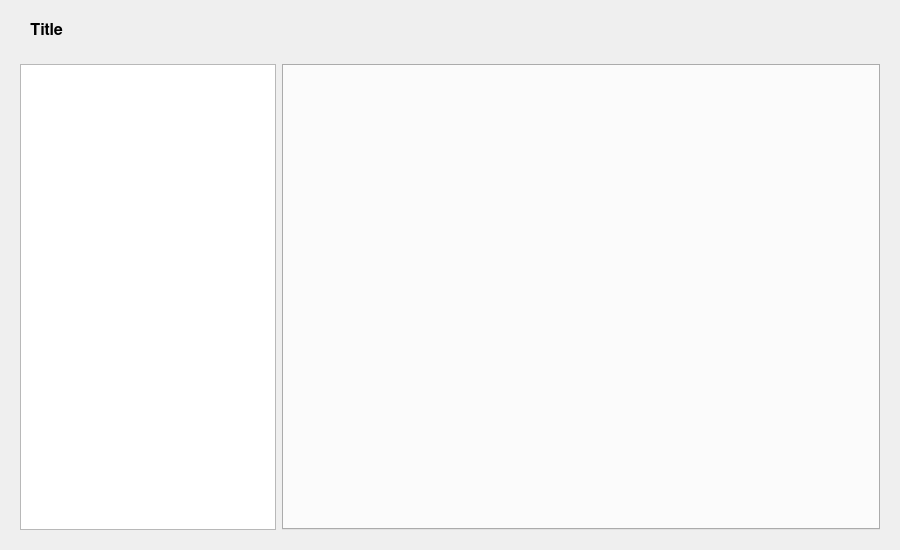
<?xml version="1.0" encoding="UTF-8"?>
<ui version="4.0">
 <class>SettingsWindow</class>
 <widget class="QWidget" name="SettingsWindow">
  <property name="geometry">
   <rect>
    <x>0</x>
    <y>0</y>
    <width>900</width>
    <height>550</height>
   </rect>
  </property>
  <property name="windowTitle">
   <string>Form</string>
  </property>
  <layout class="QVBoxLayout" name="verticalLayout">
   <item>
    <widget class="QWidget" name="titleWidget" native="true">
     <layout class="QHBoxLayout" name="horizontalLayout_2">
      <item>
       <spacer name="titleSpacer">
        <property name="orientation">
         <enum>Qt::Horizontal</enum>
        </property>
        <property name="sizeType">
         <enum>QSizePolicy::Fixed</enum>
        </property>
        <property name="sizeHint" stdset="0">
         <size>
          <width>10</width>
          <height>20</height>
         </size>
        </property>
       </spacer>
      </item>
      <item>
       <widget class="QLabel" name="titleLabel">
        <property name="font">
         <font>
          <family>FreeSans</family>
          <pointsize>12</pointsize>
          <weight>75</weight>
          <italic>false</italic>
          <bold>true</bold>
         </font>
        </property>
        <property name="text">
         <string>Title</string>
        </property>
       </widget>
      </item>
     </layout>
    </widget>
   </item>
   <item>
    <widget class="QWidget" name="widget" native="true">
     <layout class="QHBoxLayout" name="horizontalLayout">
      <item>
       <widget class="QListWidget" name="settingsList">
        <property name="sizePolicy">
         <sizepolicy hsizetype="Maximum" vsizetype="Expanding">
          <horstretch>0</horstretch>
          <verstretch>0</verstretch>
         </sizepolicy>
        </property>
        <property name="minimumSize">
         <size>
          <width>0</width>
          <height>0</height>
         </size>
        </property>
       </widget>
      </item>
      <item>
       <widget class="QTabWidget" name="settingsTab">
        <property name="currentIndex">
         <number>-1</number>
        </property>
       </widget>
      </item>
     </layout>
    </widget>
   </item>
  </layout>
 </widget>
 <resources/>
 <connections/>
</ui>
